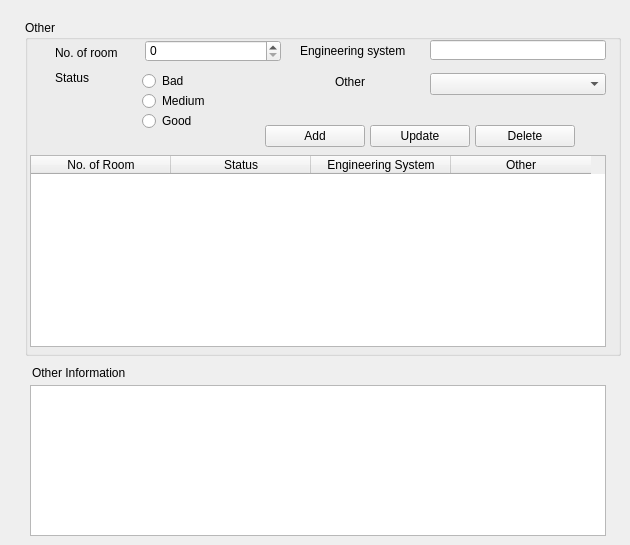
   <widget class="QWidget" name="condominium_other_tab">
    <attribute name="title">
     <string>Commercial Other</string>
    </attribute>
    <widget class="QGroupBox" name="groupBox_2">
     <property name="geometry">
      <rect>
       <x>25</x>
       <y>20</y>
       <width>596</width>
       <height>336</height>
      </rect>
     </property>
     <property name="title">
      <string>Other</string>
     </property>
     <widget class="QTableWidget" name="c_other_twidget">
      <property name="geometry">
       <rect>
        <x>5</x>
        <y>135</y>
        <width>576</width>
        <height>192</height>
       </rect>
      </property>
      <attribute name="horizontalHeaderDefaultSectionSize">
       <number>140</number>
      </attribute>
      <column>
       <property name="text">
        <string>No. of Room</string>
       </property>
      </column>
      <column>
       <property name="text">
        <string>Status</string>
       </property>
      </column>
      <column>
       <property name="text">
        <string>Engineering System</string>
       </property>
      </column>
      <column>
       <property name="text">
        <string>Other</string>
       </property>
      </column>
     </widget>
     <widget class="QLabel" name="label_25">
      <property name="geometry">
       <rect>
        <x>30</x>
        <y>25</y>
        <width>86</width>
        <height>16</height>
       </rect>
      </property>
      <property name="text">
       <string>No. of room</string>
      </property>
     </widget>
     <widget class="QLabel" name="label_29">
      <property name="geometry">
       <rect>
        <x>30</x>
        <y>50</y>
        <width>86</width>
        <height>16</height>
       </rect>
      </property>
      <property name="text">
       <string>Status</string>
      </property>
     </widget>
     <widget class="QLabel" name="label_30">
      <property name="geometry">
       <rect>
        <x>310</x>
        <y>55</y>
        <width>46</width>
        <height>13</height>
       </rect>
      </property>
      <property name="text">
       <string>Other</string>
      </property>
     </widget>
     <widget class="QLineEdit" name="c_engineering_edit">
      <property name="geometry">
       <rect>
        <x>405</x>
        <y>20</y>
        <width>176</width>
        <height>20</height>
       </rect>
      </property>
     </widget>
     <widget class="QLabel" name="label_31">
      <property name="geometry">
       <rect>
        <x>275</x>
        <y>23</y>
        <width>126</width>
        <height>16</height>
       </rect>
      </property>
      <property name="text">
       <string>Engineering system</string>
      </property>
     </widget>
     <widget class="QRadioButton" name="c_status_bad_rbutton">
      <property name="geometry">
       <rect>
        <x>117</x>
        <y>51</y>
        <width>131</width>
        <height>20</height>
       </rect>
      </property>
      <property name="minimumSize">
       <size>
        <width>0</width>
        <height>20</height>
       </size>
      </property>
      <property name="maximumSize">
       <size>
        <width>16777215</width>
        <height>20</height>
       </size>
      </property>
      <property name="text">
       <string>Bad</string>
      </property>
     </widget>
     <widget class="QRadioButton" name="c_status_good_rbutton">
      <property name="geometry">
       <rect>
        <x>117</x>
        <y>91</y>
        <width>136</width>
        <height>20</height>
       </rect>
      </property>
      <property name="minimumSize">
       <size>
        <width>0</width>
        <height>20</height>
       </size>
      </property>
      <property name="maximumSize">
       <size>
        <width>16777215</width>
        <height>20</height>
       </size>
      </property>
      <property name="text">
       <string>Good</string>
      </property>
     </widget>
     <widget class="QRadioButton" name="c_status_medium_rbutton">
      <property name="geometry">
       <rect>
        <x>117</x>
        <y>71</y>
        <width>136</width>
        <height>20</height>
       </rect>
      </property>
      <property name="minimumSize">
       <size>
        <width>0</width>
        <height>20</height>
       </size>
      </property>
      <property name="maximumSize">
       <size>
        <width>16777215</width>
        <height>20</height>
       </size>
      </property>
      <property name="text">
       <string>Medium</string>
      </property>
     </widget>
     <widget class="QPushButton" name="c_other_delete_button">
      <property name="geometry">
       <rect>
        <x>450</x>
        <y>105</y>
        <width>100</width>
        <height>22</height>
       </rect>
      </property>
      <property name="minimumSize">
       <size>
        <width>0</width>
        <height>22</height>
       </size>
      </property>
      <property name="maximumSize">
       <size>
        <width>100</width>
        <height>22</height>
       </size>
      </property>
      <property name="text">
       <string>Delete</string>
      </property>
     </widget>
     <widget class="QPushButton" name="c_other_add_button">
      <property name="geometry">
       <rect>
        <x>240</x>
        <y>105</y>
        <width>100</width>
        <height>22</height>
       </rect>
      </property>
      <property name="sizePolicy">
       <sizepolicy hsizetype="Fixed" vsizetype="Fixed">
        <horstretch>0</horstretch>
        <verstretch>0</verstretch>
       </sizepolicy>
      </property>
      <property name="minimumSize">
       <size>
        <width>0</width>
        <height>22</height>
       </size>
      </property>
      <property name="maximumSize">
       <size>
        <width>100</width>
        <height>22</height>
       </size>
      </property>
      <property name="text">
       <string>Add</string>
      </property>
     </widget>
     <widget class="QPushButton" name="c_other_update_button">
      <property name="geometry">
       <rect>
        <x>345</x>
        <y>105</y>
        <width>100</width>
        <height>22</height>
       </rect>
      </property>
      <property name="sizePolicy">
       <sizepolicy hsizetype="Fixed" vsizetype="Fixed">
        <horstretch>0</horstretch>
        <verstretch>0</verstretch>
       </sizepolicy>
      </property>
      <property name="minimumSize">
       <size>
        <width>0</width>
        <height>22</height>
       </size>
      </property>
      <property name="maximumSize">
       <size>
        <width>100</width>
        <height>22</height>
       </size>
      </property>
      <property name="text">
       <string>Update</string>
      </property>
     </widget>
     <widget class="QComboBox" name="c_other_cbox">
      <property name="geometry">
       <rect>
        <x>405</x>
        <y>53</y>
        <width>176</width>
        <height>22</height>
       </rect>
      </property>
     </widget>
     <widget class="QSpinBox" name="c_no_room_sbox">
      <property name="geometry">
       <rect>
        <x>120</x>
        <y>20</y>
        <width>136</width>
        <height>22</height>
       </rect>
      </property>
     </widget>
    </widget>
    <widget class="QLabel" name="label_32">
     <property name="geometry">
      <rect>
       <x>32</x>
       <y>365</y>
       <width>231</width>
       <height>16</height>
      </rect>
     </property>
     <property name="text">
      <string>Other Information</string>
     </property>
    </widget>
    <widget class="QTextEdit" name="c_other_info_edit">
     <property name="geometry">
      <rect>
       <x>30</x>
       <y>385</y>
       <width>576</width>
       <height>151</height>
      </rect>
     </property>
    </widget>
   </widget>
